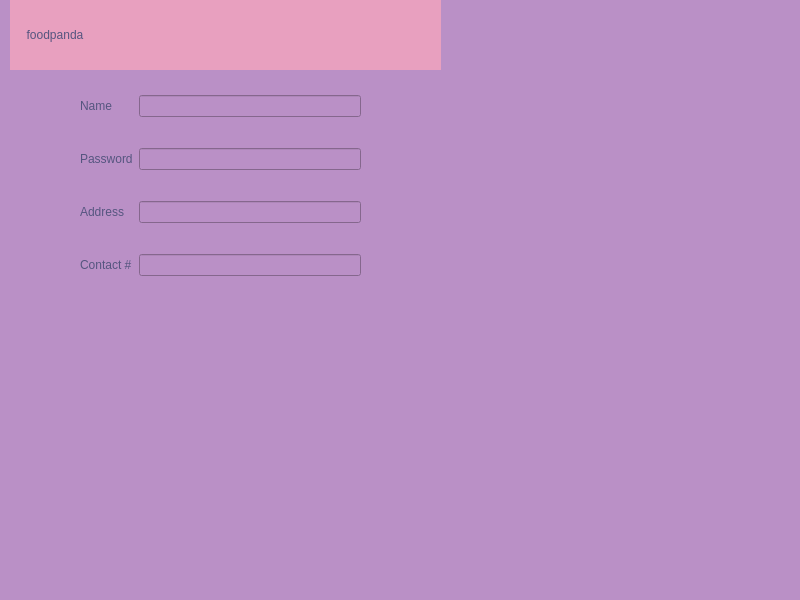
<?xml version="1.0" encoding="UTF-8"?>
<ui version="4.0">
 <class>MainWindow</class>
 <widget class="QMainWindow" name="MainWindow">
  <property name="geometry">
   <rect>
    <x>0</x>
    <y>0</y>
    <width>800</width>
    <height>600</height>
   </rect>
  </property>
  <property name="windowTitle">
   <string>MainWindow</string>
  </property>
  <property name="styleSheet">
   <string notr="true">border-color: rgb(186, 144, 198);
background-color: rgb(186, 144, 198);</string>
  </property>
  <widget class="QWidget" name="centralwidget">
   <widget class="QLabel" name="label">
    <property name="geometry">
     <rect>
      <x>10</x>
      <y>-1</y>
      <width>431</width>
      <height>71</height>
     </rect>
    </property>
    <property name="maximumSize">
     <size>
      <width>431</width>
      <height>16777215</height>
     </size>
    </property>
    <property name="styleSheet">
     <string notr="true">
font: 75 italic 25pt &quot;Sitka&quot;;
color: rgb(85, 85, 127);
background-color: rgb(232, 160, 191);
</string>
    </property>
    <property name="text">
     <string>     foodpanda</string>
    </property>
   </widget>
   <widget class="QWidget" name="gridLayoutWidget">
    <property name="geometry">
     <rect>
      <x>80</x>
      <y>70</y>
      <width>281</width>
      <height>231</height>
     </rect>
    </property>
    <layout class="QGridLayout" name="gridLayout">
     <property name="sizeConstraint">
      <enum>QLayout::SetNoConstraint</enum>
     </property>
     <item row="0" column="1">
      <widget class="QLabel" name="label_2">
       <property name="styleSheet">
        <string notr="true">font: 75 10pt &quot;MS Shell Dlg 2&quot;;
font: 75 10pt &quot;MS Shell Dlg 2&quot;;
color: rgb(85, 85, 127);
font: 15pt &quot;Perpetua&quot;;</string>
       </property>
       <property name="text">
        <string>Name</string>
       </property>
      </widget>
     </item>
     <item row="0" column="3">
      <widget class="QLineEdit" name="Name">
       <property name="styleSheet">
        <string notr="true">color: rgb(186, 144, 198);
font: 15pt &quot;Perpetua&quot;;</string>
       </property>
      </widget>
     </item>
     <item row="1" column="1">
      <widget class="QLabel" name="label_3">
       <property name="styleSheet">
        <string notr="true">color: rgb(85, 85, 127);
font: 75 10pt &quot;MS Shell Dlg 2&quot;;
font: 15pt &quot;Perpetua&quot;;</string>
       </property>
       <property name="text">
        <string>Password</string>
       </property>
      </widget>
     </item>
     <item row="3" column="3">
      <widget class="QLineEdit" name="Contact">
       <property name="styleSheet">
        <string notr="true">color: rgb(186, 144, 198);
font: 15pt &quot;Perpetua&quot;;</string>
       </property>
      </widget>
     </item>
     <item row="2" column="3">
      <widget class="QLineEdit" name="Address">
       <property name="styleSheet">
        <string notr="true">color: rgb(186, 144, 198);
font: 15pt &quot;Perpetua&quot;;</string>
       </property>
      </widget>
     </item>
     <item row="1" column="3">
      <widget class="QLineEdit" name="Password">
       <property name="styleSheet">
        <string notr="true">color: rgb(186, 144, 198);
font: 15pt &quot;Perpetua&quot;;</string>
       </property>
      </widget>
     </item>
     <item row="3" column="1">
      <widget class="QLabel" name="label_5">
       <property name="styleSheet">
        <string notr="true">color: rgb(85, 85, 127);
font: 75 10pt &quot;MS Shell Dlg 2&quot;;
font: 15pt &quot;Perpetua&quot;;</string>
       </property>
       <property name="text">
        <string>Contact #</string>
       </property>
      </widget>
     </item>
     <item row="2" column="1">
      <widget class="QLabel" name="label_4">
       <property name="styleSheet">
        <string notr="true">color: rgb(186, 144, 198);
font: 75 10pt &quot;MS Shell Dlg 2&quot;;
color: rgb(85, 85, 127);
font: 15pt &quot;Perpetua&quot;;</string>
       </property>
       <property name="text">
        <string>Address</string>
       </property>
      </widget>
     </item>
    </layout>
   </widget>
   <widget class="QLabel" name="label_6">
    <property name="geometry">
     <rect>
      <x>20</x>
      <y>325</y>
      <width>461</width>
      <height>241</height>
     </rect>
    </property>
    <property name="text">
     <string/>
    </property>
    <property name="pixmap">
     <pixmap>C:/Users/Laptop Hubs/Downloads/image-removebg-preview.png</pixmap>
    </property>
    <property name="scaledContents">
     <bool>true</bool>
    </property>
   </widget>
  </widget>
 </widget>
 <resources/>
 <connections/>
</ui>
